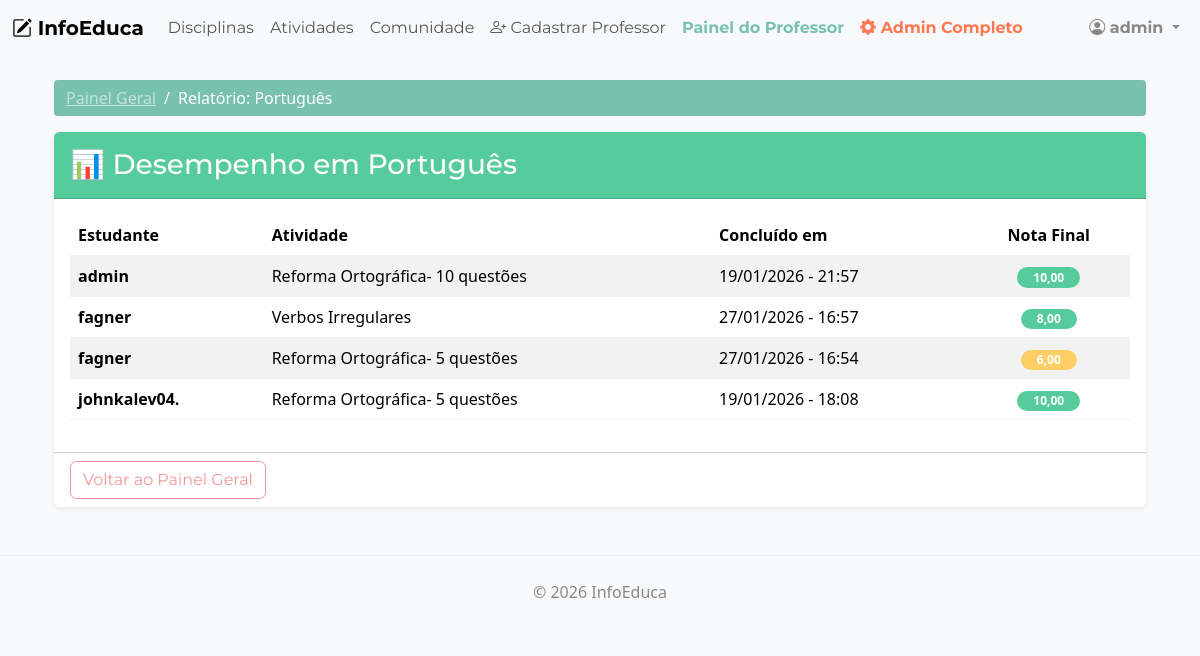
The app's page /professores/relatorio/1/ (signed in) with its own data.
### apps/disciplinas/models.py (models this page shows, shortened)
class Disciplina(models.Model):
    nome = models.CharField(max_length=100, verbose_name="Nome da Disciplina")
    descricao = models.TextField(verbose_name="Descrição", blank=True)
    data_criacao = models.DateTimeField(auto_now_add=True, verbose_name="Criado em")
    class Meta:
        verbose_name = "Disciplina"
        verbose_name_plural = "Disciplinas"

### apps/progresso/models.py (models this page shows, shortened)
class Historico(models.Model):
    aluno = models.ForeignKey(User, on_delete=models.CASCADE, verbose_name="Estudante")
    atividade = models.ForeignKey(Atividade, on_delete=models.CASCADE)
    nota = models.DecimalField(max_digits=5, decimal_places=2, default=0.0)
    data_conclusao = models.DateTimeField(auto_now_add=True)
    completado = models.BooleanField(default=True)
    class Meta:
        verbose_name = "Histórico de Progresso"
        verbose_name_plural = "Histórico de Progresso"

### apps/atividades/models.py (models this page shows, shortened)
class Atividade(models.Model):
    TIPO_CHOICES = [
        ('material', 'Material de Estudo (PDF/Link)'),
        ('quiz', 'Quiz Interativo'),
    ]
    disciplina = models.ForeignKey(Disciplina, on_delete=models.CASCADE, related_name='atividades')
    titulo = models.CharField(max_length=200, verbose_name="Título")
    tipo = models.CharField(max_length=20, choices=TIPO_CHOICES, default='material')
    descricao = models.TextField(blank=True, verbose_name="Instruções ou Resumo")
    arquivo = models.FileField(upload_to='materiais/', null=True, blank=True, verbose_name="Arquivo PDF/Material")
    link_video = models.URLField(null=True, blank=True, verbose_name="Link de Vídeo Aula (YouTube)")
    class Meta:
        verbose_name = "Atividade"
        verbose_name_plural = "Atividades"

### apps/professores/views.py (the view)
# urls.py: path('relatorio/<int:disciplina_id>/', views.relatorio_disciplina, name='relatorio_disciplina'),
@staff_member_required
def relatorio_disciplina(request, disciplina_id):
    disciplina = get_object_or_404(Disciplina, id=disciplina_id)
    notas_turma = Historico.objects.filter(
        atividade__disciplina=disciplina
    ).select_related('aluno', 'atividade').order_by('aluno__username', '-data_conclusao')
    return render(request, 'professor/relatorio_disciplina.html', {
        'disciplina': disciplina,
        'notas_turma': notas_turma
    })

### templates/professor/relatorio_disciplina.html (shortened to what this page needs)
{% extends "base.html" %}
{% block content %}
<div class="container mt-4">
    <nav aria-label="breadcrumb">
        <ol class="breadcrumb">
            <li class="breadcrumb-item"><a href="{% url 'professor:dashboard' %}">Painel Geral</a></li>
            <li class="breadcrumb-item active">Relatório: {{ disciplina.nome }}</li>
        </ol>
    </nav>
    <div class="card shadow-sm border-0">
        <div class="card-header bg-success text-white p-3">
            <h3 class="mb-0">📊 Desempenho em {{ disciplina.nome }}</h3>
        </div>
        <div class="card-body">
            <div class="table-responsive">
                <table class="table table-striped align-middle">
                    <thead>
                        <tr>
                            <th>Estudante</th>
                            <th>Atividade</th>
                            <th>Concluído em</th>
                            <th class="text-center">Nota Final</th>
                        </tr>
                    </thead>
                    <tbody>
                        {% for registro in notas_turma %}
                        <tr>
                            <td><strong>{{ registro.aluno.username }}</strong></td>
                            <td>{{ registro.atividade.titulo }}</td>
                            <td>{{ registro.data_conclusao|date:"d/m/Y - H:i" }}</td>
                            <td class="text-center">
                                <span class="badge {% if registro.nota >= 7 %}bg-success{% elif registro.nota >= 5 %}bg-warning{% else %}bg-danger{% endif %} rounded-pill px-3">
                                    {{ registro.nota }}
                                </span>
                            </td>
                        </tr>
                        {% endfor %}
                    </tbody>
                </table>
            </div>
        </div>
        <div class="card-footer bg-white">
            <a href="{% url 'professor:dashboard' %}" class="btn btn-outline-secondary">Voltar ao Painel Geral</a>
        </div>
    </div>
</div>
{% endblock %}

### templates/base.html (shortened to what this page needs)
{% load static %}
<!DOCTYPE html>
<html lang="pt-br">
<head>
    <link rel="stylesheet" href="https://cdn.jsdelivr.net/npm/bootswatch@5.3.2/dist/minty/bootstrap.min.css">
    <link rel="stylesheet" href="https://cdn.jsdelivr.net/npm/bootstrap-icons@1.11.1/font/bootstrap-icons.css">
    <link rel="stylesheet" href="{% static 'css/style.css' %}">
</head>
<body>
    <nav class="navbar navbar-expand-lg navbar-light bg-light">
        <div class="container-fluid">
            <a class="navbar-brand fw-bold" href="/" aria-label="Página inicial InfoEduca">
                <i class="bi bi-pencil-square" aria-hidden="true"></i> InfoEduca
            </a>
            <div class="collapse navbar-collapse" id="navbarNav">
                <ul class="navbar-nav me-auto">
                    <li class="nav-item"><a class="nav-link" href="{% url 'disciplinas:lista_disciplinas' %}">Disciplinas</a></li>
                    <li class="nav-item"><a class="nav-link" href="{% url 'atividades:atividades_home' %}">Atividades</a></li>
                    <li class="nav-item"><a class="nav-link" href="/comunidade/">Comunidade</a></li>
                    <li class="nav-item"><a class="nav-link" href="{% url 'professor:cadastrar_professor' %}"><i class="bi bi-person-plus"></i> Cadastrar Professor</a></li>
                    {% if user.is_authenticated %}
                        {% if user.is_staff %}
                            <li class="nav-item"><a class="nav-link fw-bold text-primary" href="/professores/">Painel do Professor</a></li>
                            {% if user.is_superuser %}
                                <li class="nav-item"><a class="nav-link fw-bold text-danger" href="/admin/"><i class="bi bi-gear-fill"></i> Admin Completo</a></li>
                            {% endif %}
                        {% else %}
                            <li class="nav-item"><a class="nav-link fw-bold text-primary" href="/progresso/">Meu Desempenho</a></li>
                        {% endif %}
                    {% endif %}
                </ul>
                <ul class="navbar-nav ms-auto">
                    {% if user.is_authenticated %}
                        <li class="nav-item dropdown">
                            <a class="nav-link dropdown-toggle fw-bold" href="#" id="userDropdown" role="button" data-bs-toggle="dropdown" aria-expanded="false" style="color: var(--cor-primaria) !important;">
                                <i class="bi bi-person-circle" aria-hidden="true"></i> {{ user.username }}
                            </a>
                        </li>
                    {% else %}
                        <li class="nav-item"><a class="nav-link" href="{% url 'login' %}">Entrar</a></li>
                        <li class="nav-item"><a class="nav-link btn btn-sm btn-outline-primary ms-lg-2" href="/registrar/">Criar Conta</a></li>
                    {% endif %}
                </ul>
            </div>
        </div>
    </nav>
    <main class="container mt-4">
        {% block content %}{% endblock %}
    </main>
    <footer class="bg-light text-center py-4 mt-5 border-top">
        <div class="container">
            <p class="mb-0">&copy; 2026 InfoEduca</p>
        </div>
    </footer>
</body>
</html>

### static/css/style.css (style rules this page uses)
body { background-color: #f8f9fa; }

### records on screen
Disciplina: nome "Português"
Historico: aluno.username "admin", atividade.titulo "Reforma Ortográfica- 10 questões", data_conclusao "19/01/2026 - 21:57", nota "10,00"
Historico: aluno.username "fagner", atividade.titulo "Verbos Irregulares", data_conclusao "27/01/2026 - 16:57", nota "8,00"
Historico: aluno.username "fagner", atividade.titulo "Reforma Ortográfica- 5 questões", data_conclusao "27/01/2026 - 16:54", nota "6,00"
Historico: aluno.username "johnkalev04.", atividade.titulo "Reforma Ortográfica- 5 questões", data_conclusao "19/01/2026 - 18:08", nota "10,00"

### other values on screen
{{ user.username }} "admin"
